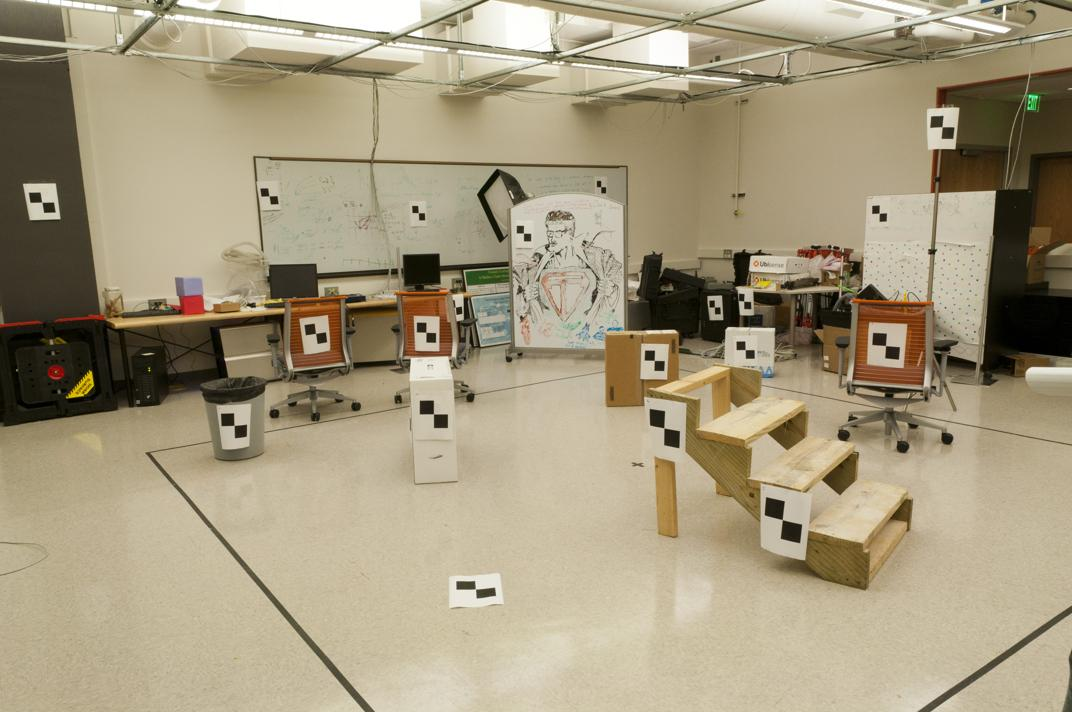
#> input picture problem-sets/ps3/input/pic_a.jpg, 1072 x 712 px
$ python -i ps5_functions.py   (imports and definitions only)
#> lines starting #> are read from the running program, lines starting #| are printed output that depends on the picture
#> further down, picture is the input picture: shape (712, 1072, 3); mean B, G, R 126.2, 153, 164.7
import cv2 as cv
import numpy as np
from scipy.ndimage import gaussian_filter, median_filter, sobel, generic_gradient_magnitude
import math
import matplotlib.pyplot as plt

import sys
sys.path.append('./solutions/utils/')
from toolbox import *

def img_grad(img, gauss_kern=-1, gauss_sigma=1, axis=2):
    # apply filter
#> called with gauss_kern = -1, gauss_sigma = 1, axis = 2
    if gauss_kern==-1:
        pass
    else:
        img = cv.GaussianBlur(img, (gauss_kern,gauss_kern), gauss_sigma)

    # compute x axis diff
    img_filtered_x = sobel(img, 1)
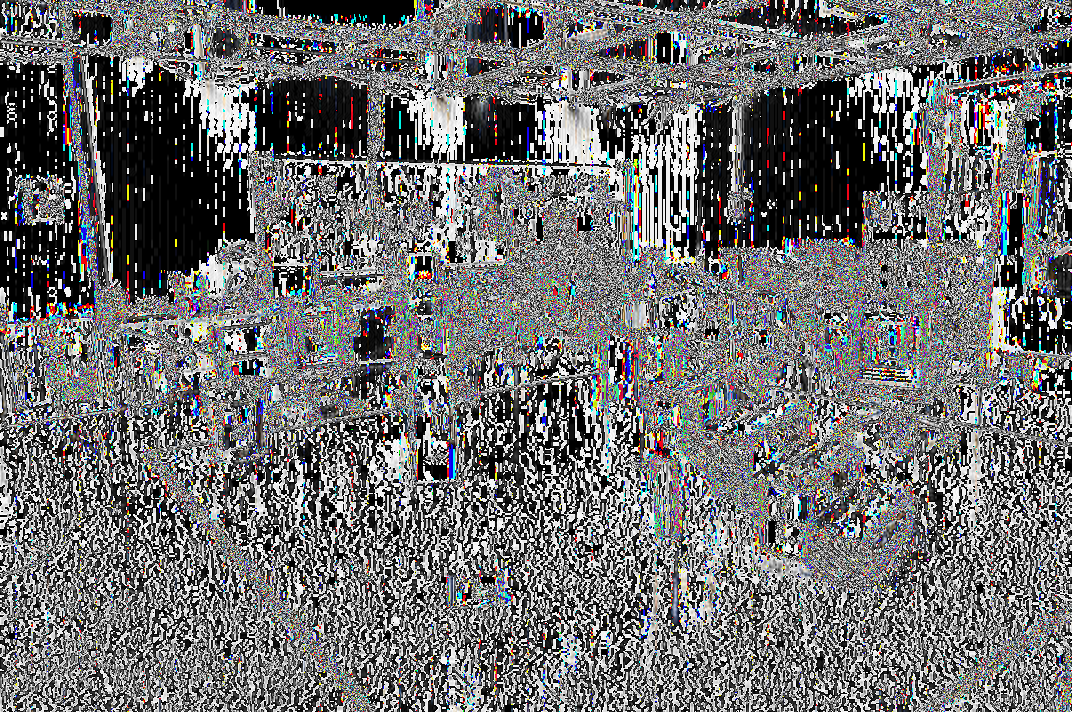
#> img_filtered_x: shape (712, 1072, 3); mean B, G, R 111.2, 110.8, 110.6

    # compute y axis diff
    img_filtered_y = sobel(img, 0)
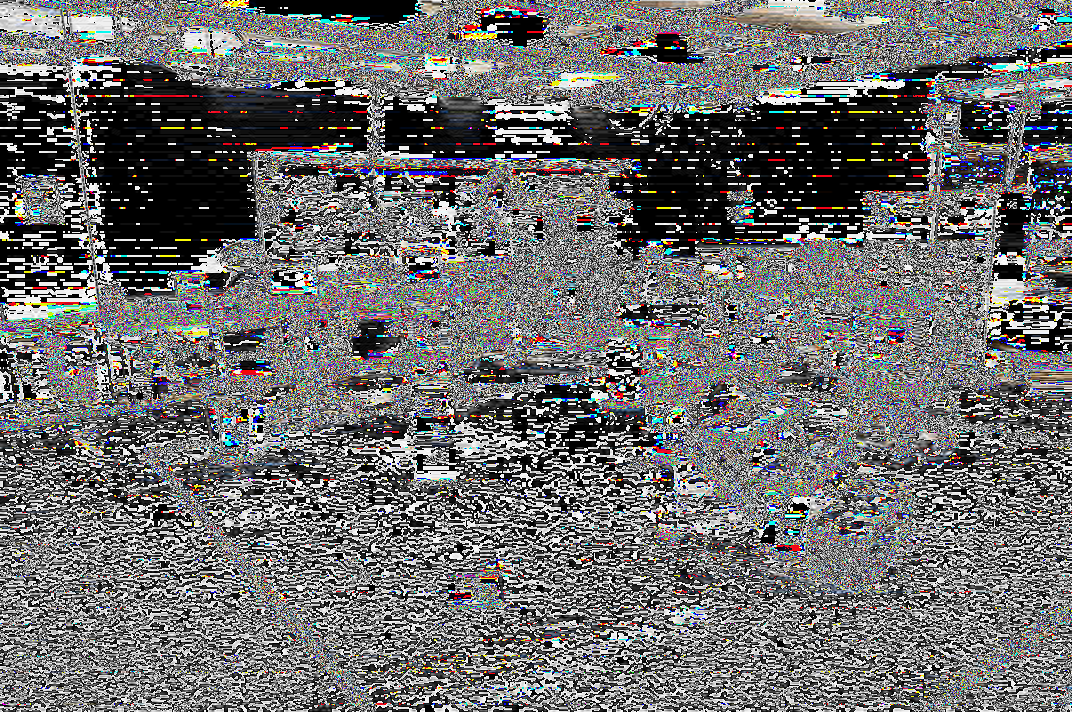
#> img_filtered_y: shape (712, 1072, 3); mean B, G, R 108.6, 108.7, 109

    # compute xy axis diff
    img_filtered_xy = np.arctan2(img_filtered_y, img_filtered_x)
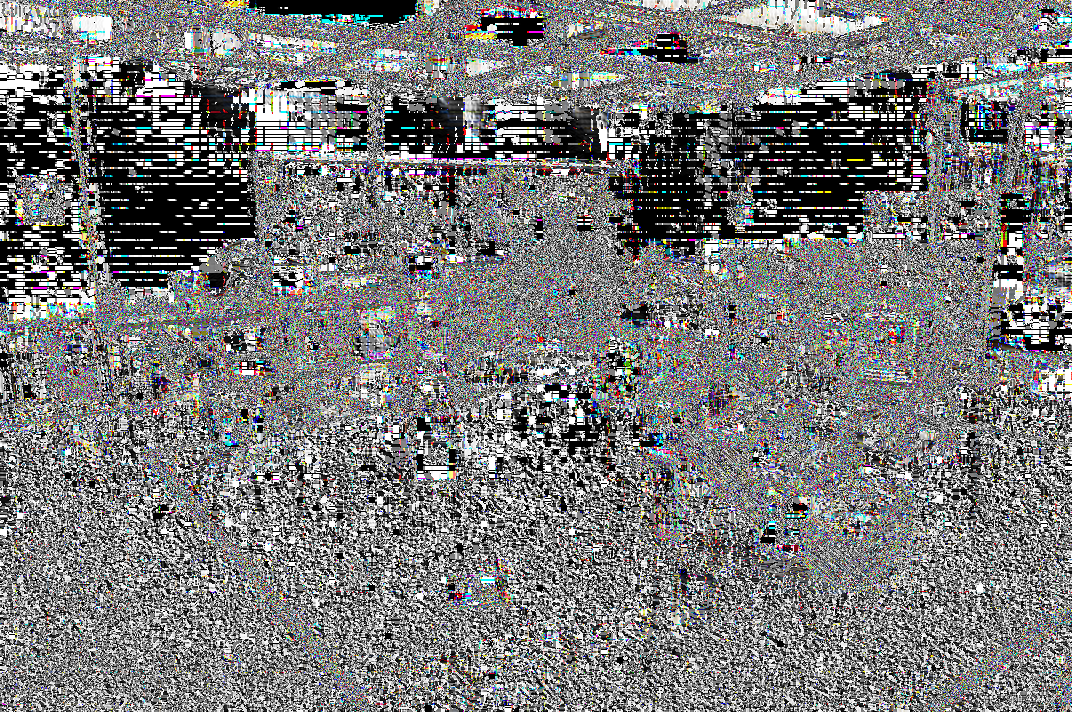
#> img_filtered_xy: shape (712, 1072, 3) float16; mean B, G, R 0.746, 0.746, 0.745; drawn with min black and max white

    if axis==0:
        return img_filtered_x

    elif axis==1:
        return img_filtered_y

    elif axis==2:
        return img_filtered_xy

    else:
        print("Axis param must be either 0, 1 or 2!")
        return None

# [235 lines left out: functions M, lk_flow, vis_optic_flow_arrows, reduce, expand, reduce_expand and 4 more, not called in this run]

>>> import cv2
>>> picture = cv2.imread('../../problem-sets/ps3/input/pic_a.jpg')
>>> result = img_grad(picture)

$ run again, on problem-sets/ps3/input/pic_b.jpg
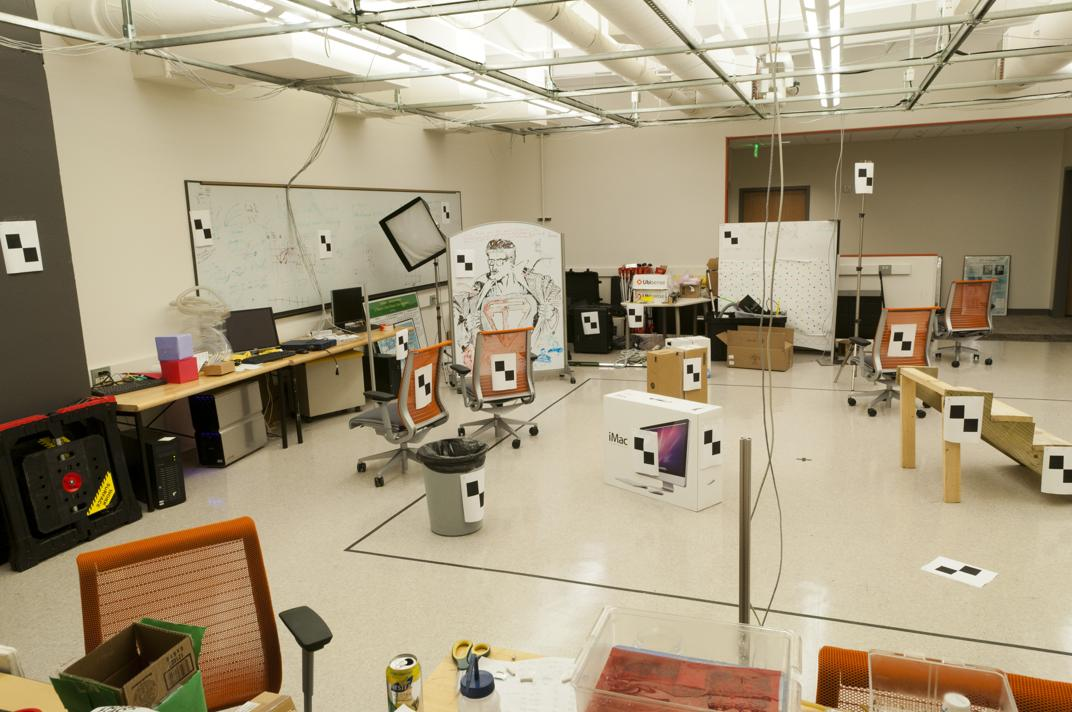
#> input picture problem-sets/ps3/input/pic_b.jpg, 1072 x 712 px
#> picture is the input picture: shape (712, 1072, 3); mean B, G, R 126, 152.9, 166.6
#> in img_grad, `img_filtered_y = sobel(img, 0)`:
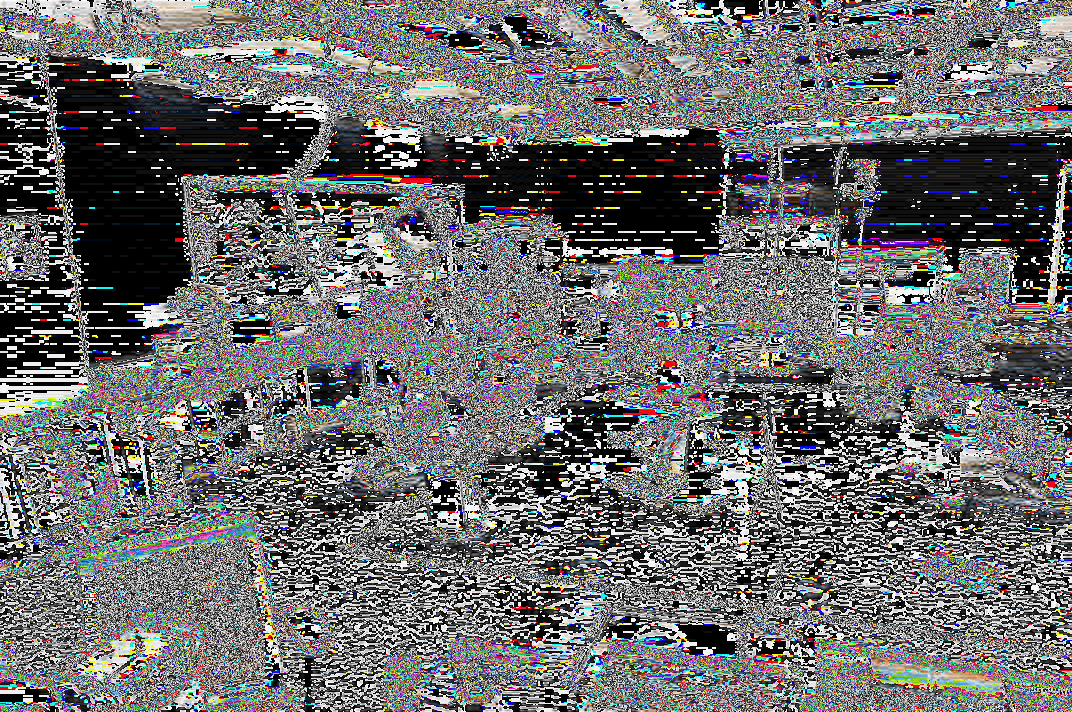
#> img_filtered_y: shape (712, 1072, 3); mean B, G, R 107.9, 107.8, 107.9
#> in img_grad, `img_filtered_xy = np.arctan2(img_filtered_y, img_filtered_x)`:
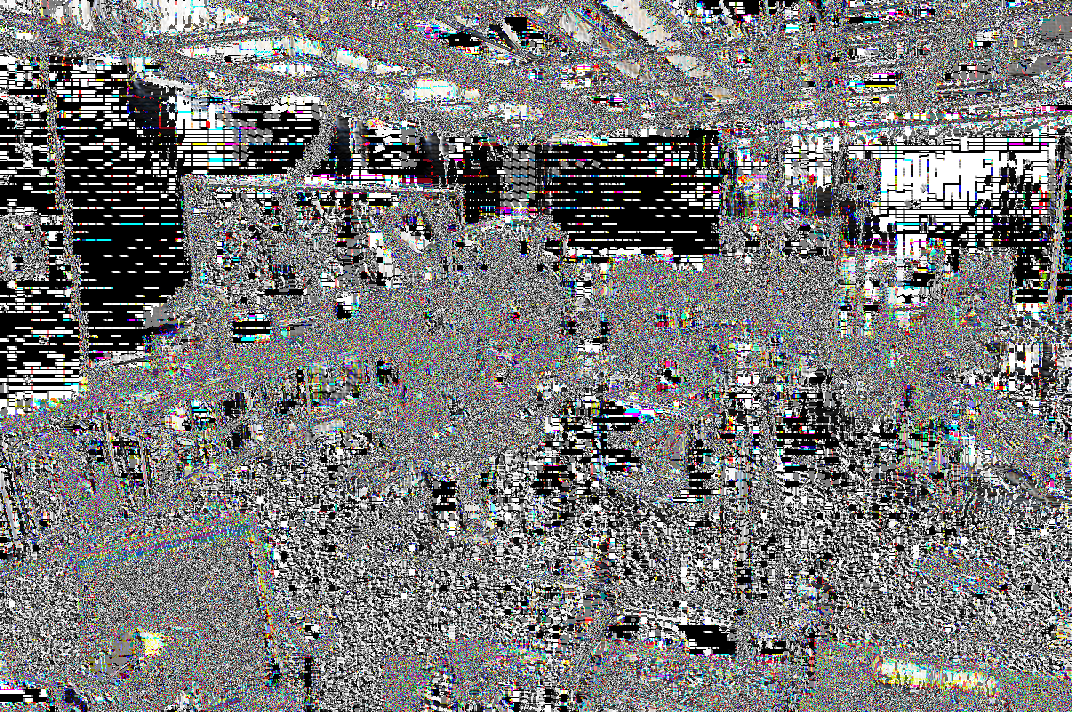
#> img_filtered_xy: shape (712, 1072, 3) float16; mean B, G, R 0.748, 0.749, 0.747; drawn with min black and max white
